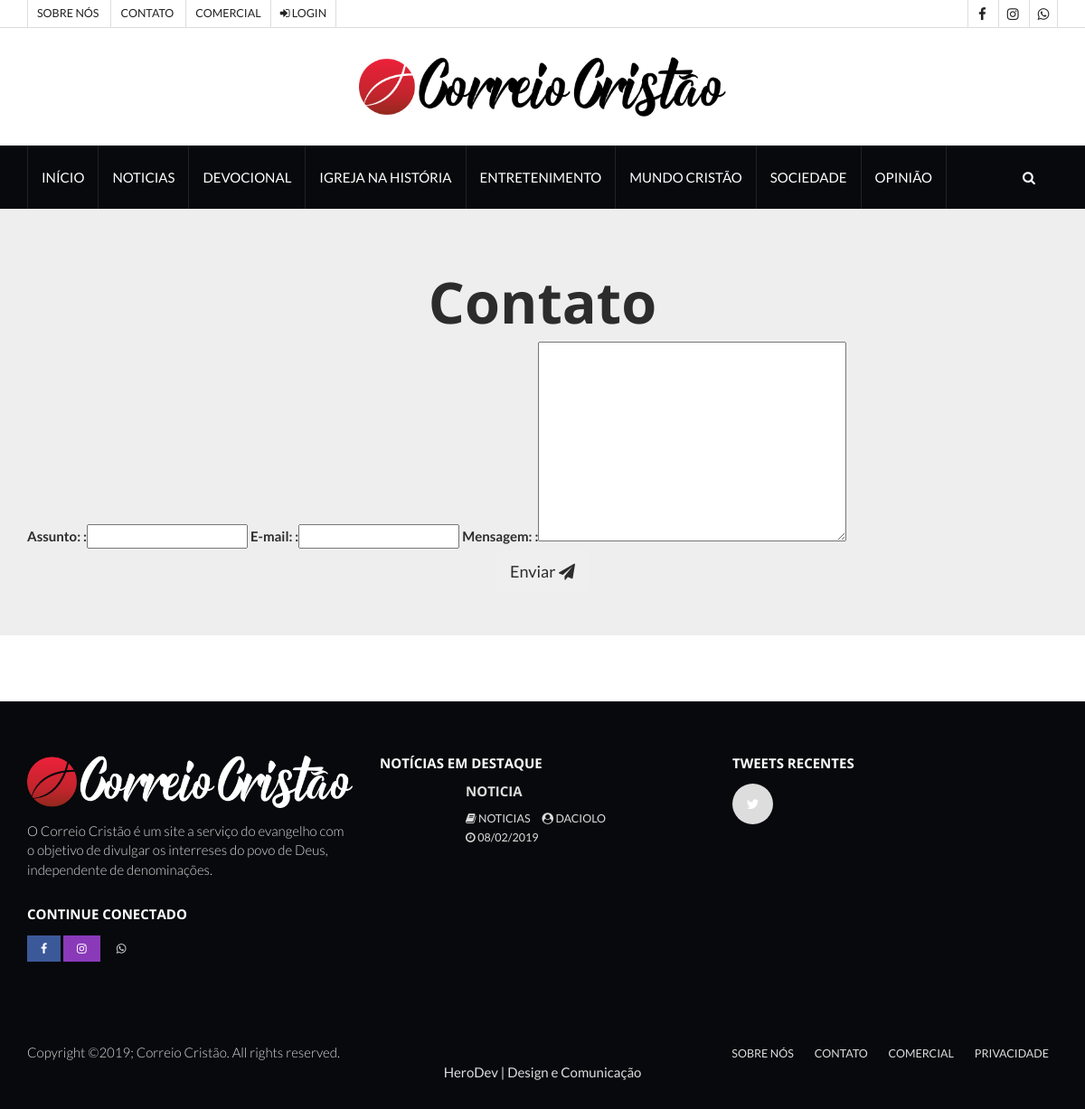
Screenshot of /contato/ with the database file from the repository.
### noticias/models.py (models this page shows, shortened)
class Categoria(models.Model):
    nome = models.CharField(max_length=200)
    slug = models.SlugField(null=True)
    class Meta:
        verbose_name_plural = 'Categorias'
    def __str__(self):
        return self.nome

class Publicacao(models.Model):
    autor = models.ForeignKey(Colunista, on_delete=models.DO_NOTHING)
    titulo = models.CharField(max_length=200)
    resumo = models.TextField(max_length=500, default='')
    texto = models.TextField()
    data_criacao = models.DateTimeField(default=timezone.now, verbose_name='Data de criação')
    data_publicacao = models.DateTimeField(default=timezone.now, verbose_name='Data de publicação')
    destaque = models.BooleanField(default=False)
    categoria = models.ForeignKey(Categoria, on_delete=models.DO_NOTHING, default='')
    imagem = CloudinaryField('Imagem', null=True, blank=True)
    album = models.ForeignKey('Album', blank=True, null=True, on_delete=models.CASCADE)
    class Meta:
        verbose_name = 'Publicação'
        verbose_name_plural = 'Publicações'

class Colunista(models.Model):
    foto = CloudinaryField('imagem', null=True, blank=True)
    nome = models.CharField(max_length=100)
    profissao = models.CharField(max_length=100, null=True, blank=True, default='')
    class Meta:
        verbose_name_plural = 'Colunistas'
    def __str__(self):
        return self.nome

### noticias/views.py (the view, shortened to what this page needs)
# urls.py: path('contato/', views.contact, name='contact'),
def contact(request):
    if request.method == 'GET':
        form = ContactForm()
    return render(request, "correiocristao/contact.html", {'form': form})

### noticias/forms.py
class ContactForm(forms.Form):
    contact_subject = forms.CharField(required=True, label="Assunto: ")
    contact_email = forms.EmailField(required=True, label="E-mail: ")
    content = forms.CharField(
        required=True,
        widget=forms.Textarea,
        label="Mensagem: "
    )

### noticias/noticias_context_proccesors.py (called while the page is built)
def featured_posts(request):
    posts = Publicacao.objects.filter(destaque=True).order_by('-data_publicacao')
    return {'featured_posts': posts}

def apoiadores(request):
    apoiador = Apoiador.objects.all()
    return {'apoiadores': apoiador}

def categories(request):
    category = Categoria.objects.all()
    return {'categories': category}

### templates/correiocristao/contact.html (shortened to what this page needs)
{% extends 'correiocristao/base.html' %}
{% load bootstrap %}
{% block body %}
    <div class="jumbotron">
    <div class="container">
        <h1 class="display-3" align="center">Contato</h1>
        <form method="POST" class="post-form" enctype="multipart/form-data">
            {{ form|bootstrap }}
            <button class="btn btn-dark btn-lg center-block" type="submit">Enviar <i class="fa fa-send"></i></button>
        </form>
    </div>
    </div>
    <br/>
{% endblock %}

### templates/correiocristao/base.html (shortened to what this page needs)
{% load static %}
<!DOCTYPE html>
<html lang="pt-br">
<head>
    <link type="text/css" rel="stylesheet" href="{% static 'bootstrap/css/bootstrap.min.css' %}"/>
    <link type="text/css" rel="stylesheet" href="{% static 'bootstrap/css/owl.carousel.css' %}"/>
    <link type="text/css" rel="stylesheet" href="{% static 'bootstrap/css/owl.theme.default.css' %}"/>
    <link rel="stylesheet" href="{% static 'bootstrap/css/font-awesome.min.css' %}">
    <link type="text/css" rel="stylesheet" href="{% static 'bootstrap/css/style.css' %}"/>
</head>
<body>
{% block header %}
    <header id="header">
        <div id="top-header">
            <div class="container">
                <div class="header-links">
                    <ul>
                        <li><a href="{% url 'about' %}">Sobre nós</a></li>
                        <li><a href="{% url 'contact' %}">Contato</a></li>
                        <li><a href="{% url 'comercial' %}">Comercial</a></li>
                        <ul class="nav navbar-nav navbar-right">
                            {% if user.is_authenticated %}
                                <li>
                                    <a href="{% url 'post_new' %}"><i class="fa fa-plus"></i>Nova publicação</a>
                                </li>
                                <li>
                                    <a href="{% url 'admin:index' %}"><i class="fa fa-television"></i>Painel</a>
                                </li>
                                <li>
                                    <a href="{% url 'logout' %}"><i class="fa fa-sign-out"></i>Log out</a>
                                </li>
                                <li>
                                    <a>Bem-vindo: {{ user.username }}</a>
                                    {% else %}
                                <li><a href="{% url 'entrar' %}"><i class="fa fa-sign-in"></i> Login</a></li>
                                </ul>
                            {% endif %}
                    </ul>
                </div>
                <div class="header-social">
                    <ul>
                        <li><a href="http://facebook.com/correiocristaopb"><i class="fa fa-facebook"></i></a></li>
                        <li><a href="http://instagram.com/correiocristaopb"><i class="fa fa-instagram"></i></a></li>
                        <li><a href="https://wa.me/5583996426003" class="whatsapp"><i class="fa fa-whatsapp"></i></a></li>
                    </ul>
                </div>
            </div>
        </div>
        <div id="center-header">
            <div class="container-fluid">
                <div class="header-logo">
                    <a href="{% url 'home' %}" class="logo"><img src="{% static 'logo.png' %}" alt="logo" style="max-width: 500px"></a>
                </div>
            </div>
        </div>
        <div id="nav-header">
            <div class="container">
                <nav id="main-nav">
                    {% block mainnav %}
                        <ul class="main-nav nav navbar-nav">
                                {% if request.path_info == '/home/' or  request.path_info == '/' %}
                                    <li class="active">
                                {% else %}
                                    <li>
                                {% endif %}
                            <a href="{% url 'home' %}">Início</a></li>
                            {% for c in categories %}
                                {% if request.resolver_match.kwargs.slug == c.slug %}
                                    <li class="active">
                                {% else %}
                                    <li>
                                {% endif %}
                                <a href="{% url 'category_list' slug=c.slug %}">{{ c.nome }}</a></li>
                            {% endfor %}
                        </ul>
                    {% endblock %}
                </nav>
                <div class="button-nav">
                    <button class="search-collapse-btn"><i class="fa fa-search"></i></button>
                </div>
            </div>
        </div>
    </header>
{% endblock %}
{% block body %}{% endblock %}
<br/>
{% block footer %}
    <footer id="footer">
        <div id="top-footer" class="section">
            <div class="container">
                <div class="row">
                    <div class="col-md-4">
                        <div class="footer-widget about-widget">
                            <div class="footer-logo">
                                <a href="{% url 'home' %}" class="logo"><img src="{% static 'logo-white.png' %}" alt=""></a>
                                <p>O Correio Cristão é um site a serviço do evangelho com o objetivo de divulgar os
                                    interreses
                                    do povo de Deus, independente de denominações.</p>
                            </div>
                        </div>
                        <div class="footer-widget social-widget">
                            <div class="widget-title">
                                <h3 class="title">Continue conectado</h3>
                            </div>
                            <ul>
                                <li><a href="http://facebook.com/correiocristaopb" class="facebook"><i
                                        class="fa fa-facebook"></i></a></li>
                                <li><a href="http://instagram.com/correiocristaopb" class="instagram"><i
                                        class="fa fa-instagram"></i></a></li>
                                <li><a href="https://wa.me/5583996426003" class="whatsapp"><i class="fa fa-whatsapp"></i></a></li>
                            </ul>
                        </div>
                    </div>
                    <div class="col-md-4">
                        <div class="footer-widget">
                            <div class="widget-title">
                                <h2 class="title">Notícias em destaque</h2>
                            </div>
                            <article class="article widget-article">
                                {% include 'correiocristao/destaque_footer.html' %}
                            </article>
                        </div>
                    </div>
                    <div class="col-md-4">
                        <div class="footer-widget tweets-widget">
                            <div class="widget-title">
                                <h2 class="title">Tweets Recentes</h2>
                            </div>
                            <ul>
                                <li class="tweet">
                                    <i class="fa fa-twitter"></i>
                                </li>
                            </ul>
                        </div>
                    </div>
                </div>
            </div>
        </div>
        <div id="bottom-footer" class="section">
            <div class="container">
                <div class="row">
                    <div class="col-md-6 col-md-push-6">
                        <ul class="footer-links">
                            <li><a href="{% url 'about' %}">Sobre nós</a></li>
                            <li><a href="{% url 'contact' %}">Contato</a></li>
                            <li><a href="{% url 'comercial' %}">Comercial</a></li>
                            <li><a href="{% url 'privacidade' %}">Privacidade</a></li>
                        </ul>
                    </div>
                    <div class="col-md-6 col-md-pull-6">
                        <div class="footer-copyright">
                            <span>Copyright &copy;{% now "Y" %}; Correio Cristão. All rights reserved.</span>
                        </div>
                    </div>
                    <div class="" align="center">
                        <span><a href="https://wa.me/5583998104946">HeroDev | Design e Comunicação</a></span>
                    </div>
                </div>
            </div>
        </div>
    </footer>
{% endblock %}
</body>
</html>

### templates/correiocristao/destaque_footer.html (shortened to what this page needs)
{% for p in featured_posts|slice:":3" %}
    {% if p.destaque == True %}
        <div class="article-body">
            <div class="article-img" style="height: 60px;">
                <a href="{% url 'post_detail' slug=p.categoria.slug pk=p.pk %}">
                </a>
            </div>
            <h4 class="article-title"><a
                    href="{% url 'post_detail' slug=p.categoria.slug pk=p.pk %}">{{ p.titulo }}</a>
            </h4>
            <ul class="article-meta">
                <div class="col">
                    <li><i class="fa fa-book"></i> {{ p.categoria }}</li>
                    <li><i class="fa fa-user-circle"></i> {{ p.autor }}</li>
                </div>
                <div class="col">
                    <li>
                        <i class="fa fa-clock-o"></i> {{ p.data_publicacao|date:"d/m/Y" }}
                    </li>
                </div>
            </ul>
        </div>
    {% endif %}
{% endfor %}

### rows the page displays
Categoria: nome "NOTICIAS"
Categoria: nome "DEVOCIONAL"
Categoria: nome "IGREJA NA HISTÓRIA"
Categoria: nome "ENTRETENIMENTO"
Categoria: nome "MUNDO CRISTÃO"
Categoria: nome "SOCIEDADE"
Categoria: nome "OPINIÃO"
Publicacao: titulo "NOTICIA", categoria "NOTICIAS", autor "DACIOLO", data_publicacao "08/02/2019"
